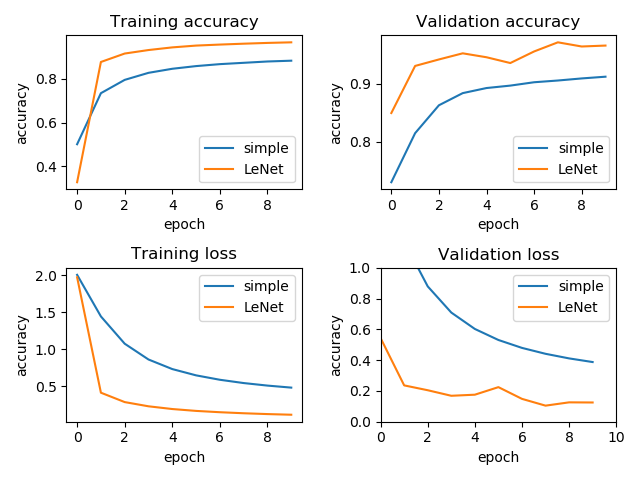

This figure's Python source:
import matplotlib.pyplot as plt
from simple import load_training_data as simple_h
from LeNet import load_training_data as LeNet_h


def comparison_plot(simple_history, lenet_history):
    """
    :param simple_history: training data (dict)
    :param lenet_history: training data (dict)
    :return: matplotlib-.pyplot.show()
    ---------------------------
    Plots a comparison of train/validation
    accuracy and loss between the simple
    and the LeNet model.
    Saved as comparison.png
    ---------------------------
    """
    # Generate figure and axes
    fig, ax = plt.subplots(2, 2)
    # Subplot 1: training accuracy.
    ax0 = ax[0, 0]
    ax0.set_title("Training accuracy")
    ax0.plot(simple_history["acc"])
    ax0.plot(lenet_history["acc"])
    ax0.set_ylabel("accuracy")
    ax0.set_xlabel("epoch")
    ax0.legend(["simple", "LeNet"])
    ax0 = plt.gca()
    ax0.set_xlim([0, 10])
    ax0.set_ylim([0, 1])
    # Subplot 2: validation accuracy.
    ax1 = ax[0, 1]
    ax1.set_title("Validation accuracy")
    ax1.plot(simple_history["val_acc"])
    ax1.plot(lenet_history["val_acc"])
    ax1.set_ylabel("accuracy")
    ax1.set_xlabel("epoch")
    ax1.legend(["simple", "LeNet"])
    ax1 = plt.gca()
    ax1.set_xlim([0, 10])
    ax1.set_ylim([0, 1])
    # Subplot 3: training loss.
    ax2 = ax[1, 0]
    ax2.set_title("Training loss")
    ax2.plot(simple_history["loss"])
    ax2.plot(lenet_history["loss"])
    ax2.set_ylabel("accuracy")
    ax2.set_xlabel("epoch")
    ax2.legend(["simple", "LeNet"])
    ax2 = plt.gca()
    ax2.set_xlim([0, 10])
    ax2.set_ylim([0, 1])
    # Subplot 4: validation loss.
    ax3 = ax[1, 1]
    ax3.set_title("Validation loss")
    ax3.plot(simple_history["val_loss"])
    ax3.plot(lenet_history["val_loss"])
    ax3.set_ylabel("accuracy")
    ax3.set_xlabel("epoch")
    ax3.legend(["simple", "LeNet"])
    ax3 = plt.gca()
    ax3.set_xlim([0, 10])
    ax3.set_ylim([0, 1])
    # Tighten and sava figure.
    plt.tight_layout()
    plt.savefig("comparison.png")
    return plt.show()


def main():
    """
    Comparison plot:
    ---------------------------
    - Imports load_training_data() from from both simple.py and LeNet.py.
    - Imports training history for the simple and the LeNet-5 models.
    - Plots a comparison between the two models.
    ---------------------------
    """
    # File names.
    simple_h_name = "simple_train_hist_dict"
    lenet_h_name = "lenet_train_hist_dict"

    # Import load_training_data()
    simple_hist = simple_h(simple_h_name)
    lenet_hist = LeNet_h(lenet_h_name)

    # Plot a comparison
    comparison_plot(simple_hist, lenet_hist)


if __name__ == "__main__":
    main()
